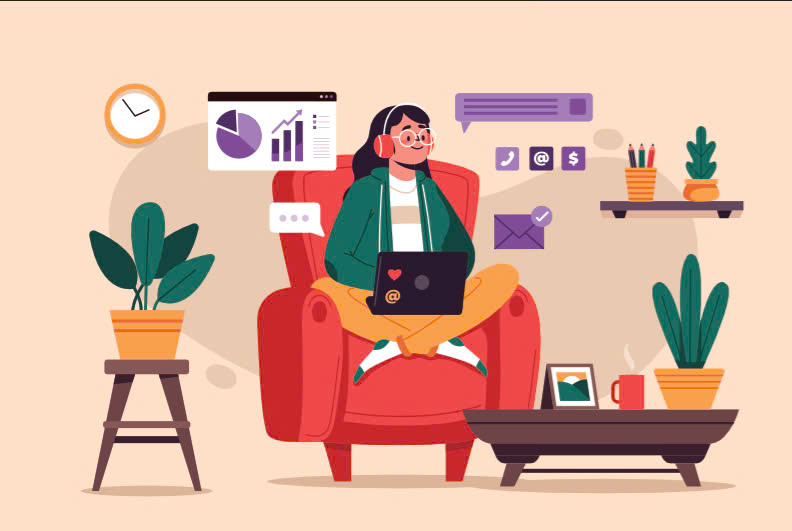
%> input picture SpotDiff/pic2.jpg, 792 x 531 px
$ octave SpotDiff.m   (GNU Octave 9; MATLAB toolbox functions it lacks are replaced by stand-ins)
%> lines starting %> are read from the running program, lines starting %| are printed output that depends on the picture
clc
clear all
close all
warning off;
x=imread('pic2.jpg');
%> x is the input picture: size 531x792x3 uint8; mean R, G, B 219.5, 179.5, 162
imshow(x);
y=imread('pic3.jpg');
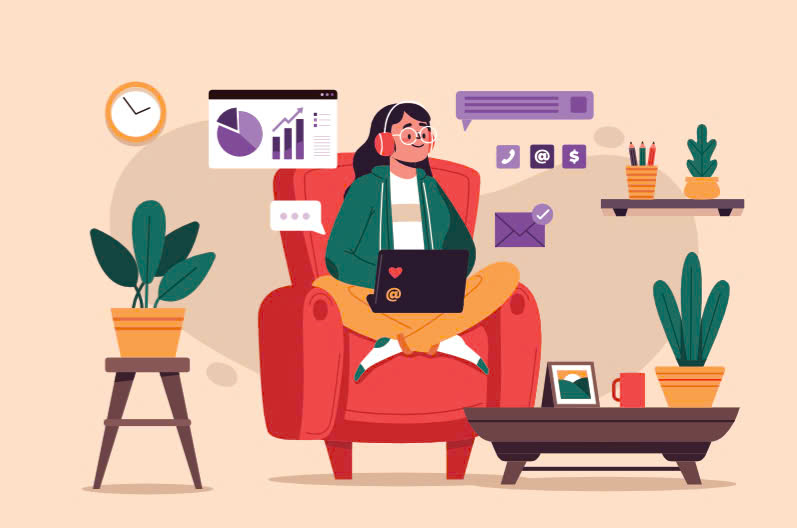
%> input picture SpotDiff/pic3.jpg, 797 x 528 px
%> y is the input picture: size 528x797x3 uint8; mean R, G, B 220.2, 180.1, 162.5
imshow(y);
g=size(x);
%> g = [531 792 3]
y=imresize(y,[g(1),g(2)]);
%> y: size 531x792x3 uint8
figure;
imshow(x);
title('First image');
figure;
imshow(y);
title('Second image');
figure;
imshow(x-y);
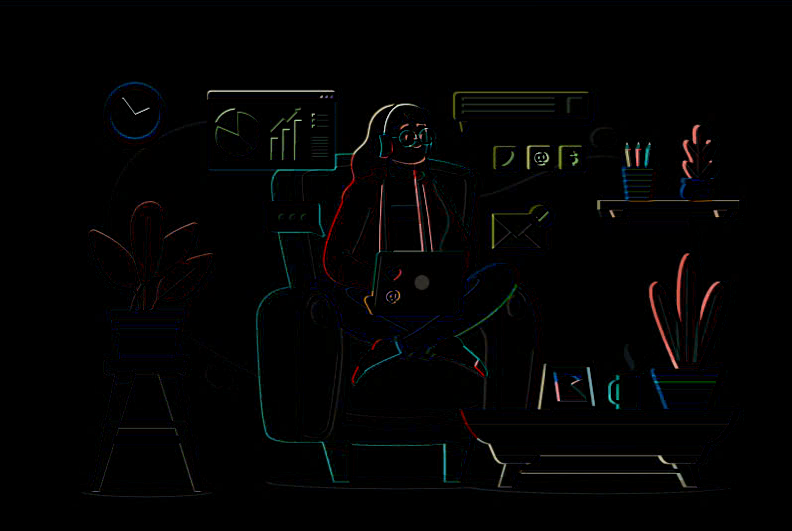
%> displayed picture: size 531x792x3, on the screen's scale of 0 to 255; mean R, G, B 3, 2.9, 3
title('Difference of two images');
